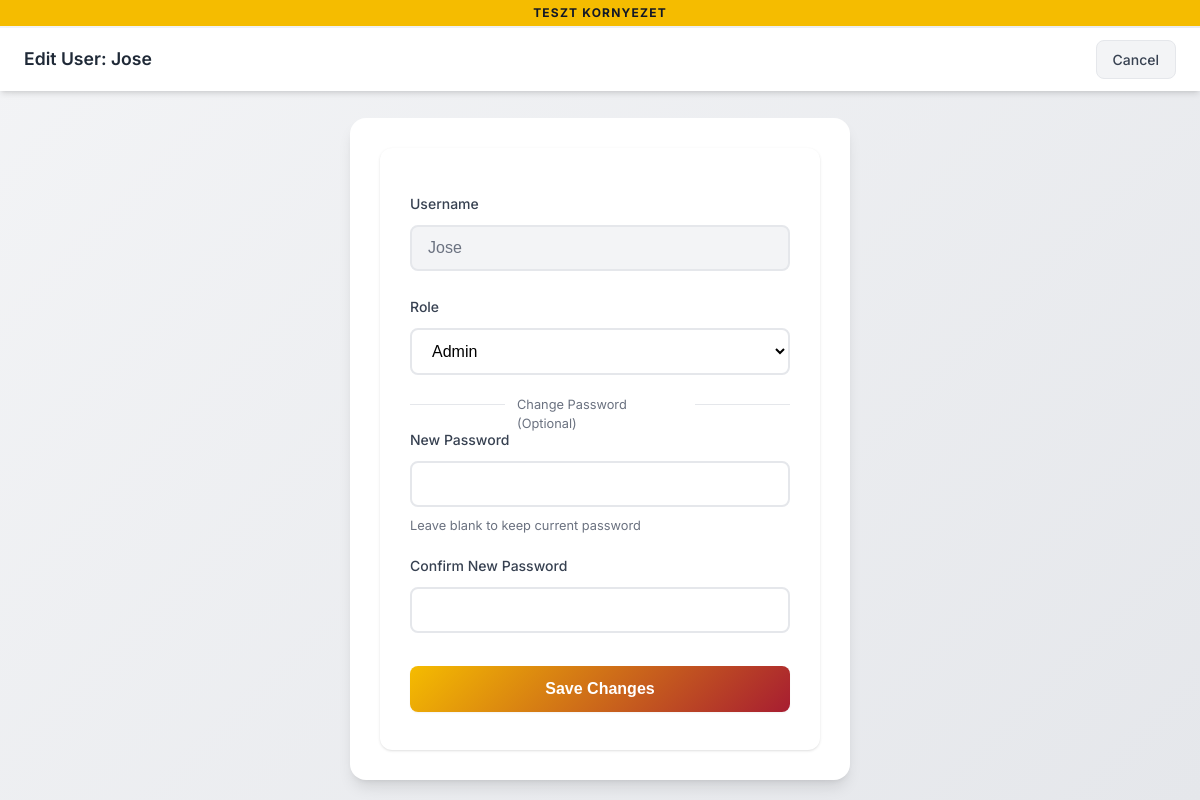
The app's page /edit_user/2 (signed in), older data.
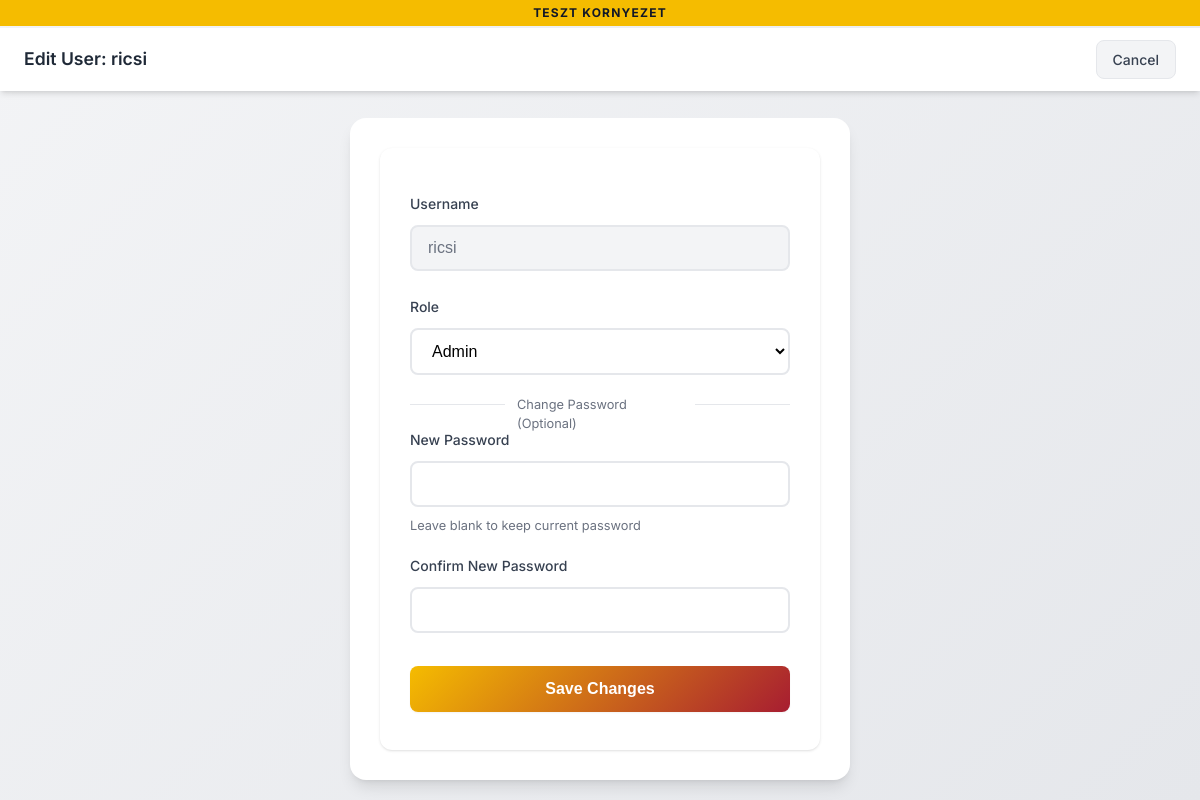
The same page, newer data.
### tables this page shows
CREATE TABLE users (
                id INTEGER PRIMARY KEY,
                username TEXT UNIQUE NOT NULL,
                password_hash TEXT NOT NULL,
                salt TEXT NOT NULL,
                role TEXT DEFAULT 'user',
                created_at TIMESTAMP DEFAULT CURRENT_TIMESTAMP,
                last_login TIMESTAMP
            );

### app.py (the view, shortened to what this page needs)
@app.route('/edit_user/<int:id>', methods=['GET', 'POST'])
@admin_required
def edit_user(id):
    user = query_db("SELECT id, username, role FROM users WHERE id = ?", [id], one=True)
    if not user:
        return redirect(url_for('manage_users'))
    return render_template('edit_user.html', user=user)

### app.py (called while the page is built)
def query_db(query: str, args: tuple = (), one: bool = False) -> list | sqlite3.Row | None:
    conn = sqlite3.connect(DATABASE)
    conn.row_factory = sqlite3.Row
    cur = conn.cursor()
    cur.execute(query, args)
    rv = cur.fetchall()
    conn.commit()
    conn.close()
    return (rv[0] if rv else None) if one else rv

def login_required(f):
    @wraps(f)
    def decorated_function(*args, **kwargs):
        if 'user_id' not in session:
            if request.is_json:
                return jsonify({"status": "error", "message": "Authentication required"}), 401
            return redirect(url_for('login', next=request.url))
        if 'last_activity' in session:
            last_activity = datetime.fromisoformat(session['last_activity'])
            if datetime.now() - last_activity > timedelta(minutes=SESSION_TIMEOUT_MINUTES):
                session.clear()
                if request.is_json:
                    return jsonify({"status": "error", "message": "Session expired"}), 401
                return redirect(url_for('login', next=request.url))
        session['last_activity'] = datetime.now().isoformat()
        return f(*args, **kwargs)
    return decorated_function

### templates/edit_user.html (shortened to what this page needs)
<!DOCTYPE html>
<html lang="en">
<head>
    <link rel="stylesheet" href="{{ url_for('static', filename='style.css') }}">
</head>
<body>
    <div class="env-indicator {{ 'test' if billingo_env == 'test' else 'prod' }}">
        {% if billingo_env == 'test' %}
            TESZT kornyezet
        {% else %}
            ÉLES RENDSZER
        {% endif %}
    </div>
    <nav class="top-nav">
        <span class="nav-title">Edit User: {{ user[1] }}</span>
        <a href="{{ url_for('manage_users') }}" class="nav-btn">Cancel</a>
    </nav>
    <div class="container">
        <div class="form-card">
            <form method="POST">
                <div class="form-group">
                    <label for="username">Username</label>
                    <input type="text" id="username" value="{{ user[1] }}" disabled>
                </div>
                <div class="form-group">
                    <label for="role">Role</label>
                    <select id="role" name="role">
                        <option value="admin" {% if user[2] == 'admin' %}selected{% endif %}>Admin</option>
                    </select>
                </div>
                <div class="section-divider">
                    <span>Change Password (Optional)</span>
                </div>
                <div class="form-group">
                    <label for="password">New Password</label>
                    <input type="password" id="password" name="password" autocomplete="new-password">
                    <p class="help-text">Leave blank to keep current password</p>
                </div>
                <div class="form-group">
                    <label for="confirm_password">Confirm New Password</label>
                    <input type="password" id="confirm_password" name="confirm_password" autocomplete="new-password">
                </div>
                <button type="submit" class="submit-btn">Save Changes</button>
            </form>
        </div>
    </div>
</body>
</html>

Row changes from the older to the newer data that the page shows:
changed users "Admin": username "Jose" → "ricsi"
